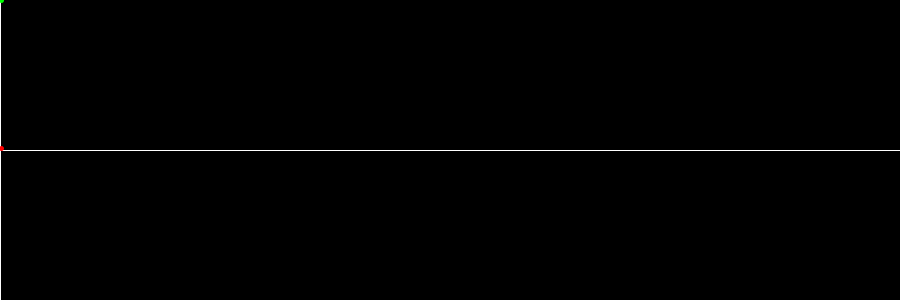
Frame 1 (no input)
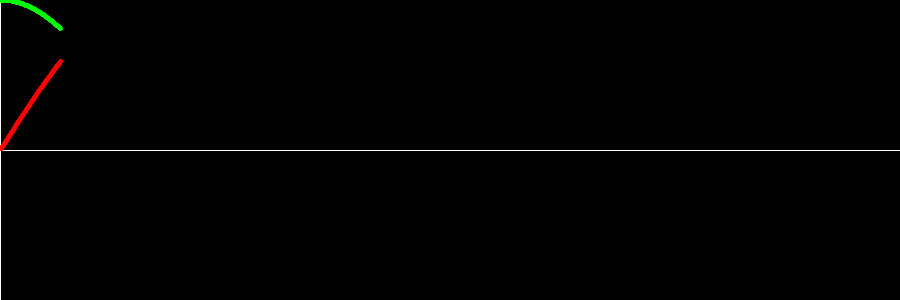
Frame 60 (the mouse pressed at the canvas centre just before this capture)
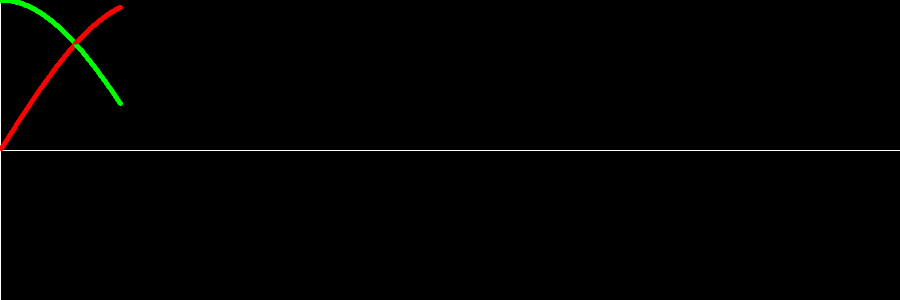
Frame 120 (the mouse held since frame 60 and released just before this capture)

The Processing sketch that drew these frames (run headless with seeded random() and noise(); from frame 60 on, the mouse is pressed at the canvas centre):

// Processing sketch: processing_14053
// ── processing_14053.pde

int i = 0;

void setup(){
  size(900,300);
  stroke(255,255,255);
  background(0,0,0);   
  line(0,0,0,height);
  line(0,height/2,width,height/2);
  frameRate(100);

}
void draw(){
  int radio = height/2; 

  i = i + 1;
    strokeWeight(5);
    stroke(0,255,0);
    point(i, -(cos(map(i,0,radio,0,PI/2))*radio)+radio);
    stroke(255,0,0);
    point(i, -(sin(map(i,0,radio,0,PI/2))*radio)+radio);
  
}
